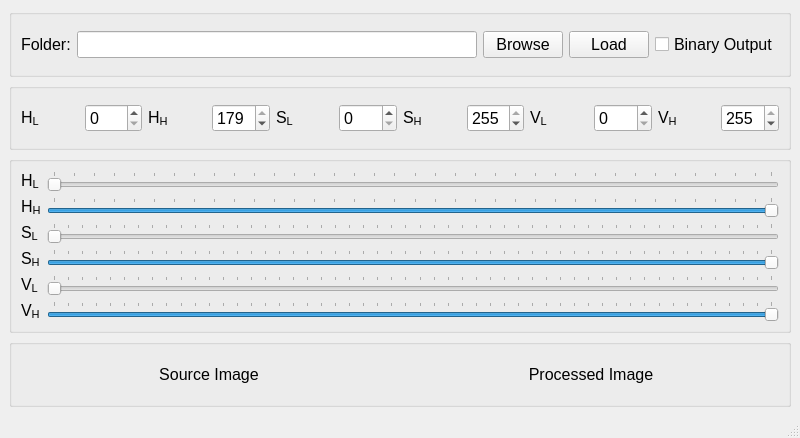
<?xml version="1.0" encoding="UTF-8"?>
<ui version="4.0">
 <class>MainWindow</class>
 <widget class="QMainWindow" name="MainWindow">
  <property name="geometry">
   <rect>
    <x>0</x>
    <y>0</y>
    <width>800</width>
    <height>438</height>
   </rect>
  </property>
  <property name="windowTitle">
   <string>HSV Range Finder</string>
  </property>
  <widget class="QWidget" name="centralwidget">
   <property name="font">
    <font>
     <pointsize>12</pointsize>
    </font>
   </property>
   <layout class="QVBoxLayout" name="verticalLayout_4">
    <item>
     <widget class="QGroupBox" name="groupBox_4">
      <property name="title">
       <string/>
      </property>
      <layout class="QHBoxLayout" name="horizontalLayout_2">
       <item>
        <widget class="QLabel" name="label_15">
         <property name="text">
          <string>Folder:</string>
         </property>
        </widget>
       </item>
       <item>
        <widget class="QLineEdit" name="lineEdit_folder_path"/>
       </item>
       <item>
        <widget class="QPushButton" name="pushButton_browse">
         <property name="text">
          <string>Browse</string>
         </property>
        </widget>
       </item>
       <item>
        <widget class="QPushButton" name="pushButton_load">
         <property name="text">
          <string>Load</string>
         </property>
        </widget>
       </item>
       <item>
        <widget class="QCheckBox" name="checkBox_binary_output">
         <property name="text">
          <string>Binary Output</string>
         </property>
        </widget>
       </item>
      </layout>
     </widget>
    </item>
    <item>
     <widget class="QGroupBox" name="groupBox">
      <property name="font">
       <font>
        <pointsize>12</pointsize>
       </font>
      </property>
      <property name="title">
       <string/>
      </property>
      <layout class="QGridLayout" name="gridLayout_3">
       <item row="0" column="5">
        <widget class="QSpinBox" name="spinBox_S_low">
         <property name="maximum">
          <number>255</number>
         </property>
        </widget>
       </item>
       <item row="0" column="6">
        <widget class="QLabel" name="label_10">
         <property name="text">
          <string>S&lt;sub&gt;H&lt;/sub&gt;</string>
         </property>
         <property name="buddy">
          <cstring>spinBox_S_high</cstring>
         </property>
        </widget>
       </item>
       <item row="0" column="11">
        <widget class="QSpinBox" name="spinBox_V_high">
         <property name="maximum">
          <number>255</number>
         </property>
         <property name="value">
          <number>255</number>
         </property>
        </widget>
       </item>
       <item row="0" column="3">
        <widget class="QSpinBox" name="spinBox_H_high">
         <property name="maximum">
          <number>179</number>
         </property>
         <property name="value">
          <number>179</number>
         </property>
        </widget>
       </item>
       <item row="0" column="1">
        <widget class="QSpinBox" name="spinBox_H_low">
         <property name="maximum">
          <number>179</number>
         </property>
        </widget>
       </item>
       <item row="0" column="7">
        <widget class="QSpinBox" name="spinBox_S_high">
         <property name="maximum">
          <number>255</number>
         </property>
         <property name="value">
          <number>255</number>
         </property>
        </widget>
       </item>
       <item row="0" column="9">
        <widget class="QSpinBox" name="spinBox_V_low">
         <property name="maximum">
          <number>255</number>
         </property>
        </widget>
       </item>
       <item row="0" column="2">
        <widget class="QLabel" name="label_8">
         <property name="text">
          <string>H&lt;sub&gt;H&lt;/sub&gt;</string>
         </property>
         <property name="buddy">
          <cstring>spinBox_H_high</cstring>
         </property>
        </widget>
       </item>
       <item row="0" column="0">
        <widget class="QLabel" name="label_7">
         <property name="text">
          <string>H&lt;sub&gt;L&lt;/sub&gt;</string>
         </property>
         <property name="buddy">
          <cstring>spinBox_H_low</cstring>
         </property>
        </widget>
       </item>
       <item row="0" column="8">
        <widget class="QLabel" name="label_11">
         <property name="text">
          <string>V&lt;sub&gt;L&lt;/sub&gt;</string>
         </property>
         <property name="buddy">
          <cstring>spinBox_V_low</cstring>
         </property>
        </widget>
       </item>
       <item row="0" column="4">
        <widget class="QLabel" name="label_9">
         <property name="text">
          <string>S&lt;sub&gt;L&lt;/sub&gt;</string>
         </property>
         <property name="buddy">
          <cstring>spinBox_S_low</cstring>
         </property>
        </widget>
       </item>
       <item row="0" column="10">
        <widget class="QLabel" name="label_12">
         <property name="text">
          <string>V&lt;sub&gt;H&lt;/sub&gt;</string>
         </property>
         <property name="buddy">
          <cstring>spinBox_V_high</cstring>
         </property>
        </widget>
       </item>
      </layout>
     </widget>
    </item>
    <item>
     <widget class="QGroupBox" name="groupBox_2">
      <property name="font">
       <font>
        <pointsize>12</pointsize>
       </font>
      </property>
      <property name="title">
       <string/>
      </property>
      <layout class="QGridLayout" name="gridLayout_4">
       <item row="2" column="1">
        <widget class="QSlider" name="horizontalSlider_S_low">
         <property name="maximum">
          <number>255</number>
         </property>
         <property name="orientation">
          <enum>Qt::Horizontal</enum>
         </property>
         <property name="tickPosition">
          <enum>QSlider::TicksAbove</enum>
         </property>
         <property name="tickInterval">
          <number>5</number>
         </property>
        </widget>
       </item>
       <item row="3" column="1">
        <widget class="QSlider" name="horizontalSlider_S_high">
         <property name="maximum">
          <number>255</number>
         </property>
         <property name="value">
          <number>255</number>
         </property>
         <property name="orientation">
          <enum>Qt::Horizontal</enum>
         </property>
         <property name="tickPosition">
          <enum>QSlider::TicksAbove</enum>
         </property>
         <property name="tickInterval">
          <number>5</number>
         </property>
        </widget>
       </item>
       <item row="5" column="1">
        <widget class="QSlider" name="horizontalSlider_V_high">
         <property name="maximum">
          <number>255</number>
         </property>
         <property name="value">
          <number>255</number>
         </property>
         <property name="orientation">
          <enum>Qt::Horizontal</enum>
         </property>
         <property name="tickPosition">
          <enum>QSlider::TicksAbove</enum>
         </property>
         <property name="tickInterval">
          <number>5</number>
         </property>
        </widget>
       </item>
       <item row="1" column="1">
        <widget class="QSlider" name="horizontalSlider_H_high">
         <property name="maximum">
          <number>179</number>
         </property>
         <property name="value">
          <number>179</number>
         </property>
         <property name="orientation">
          <enum>Qt::Horizontal</enum>
         </property>
         <property name="tickPosition">
          <enum>QSlider::TicksAbove</enum>
         </property>
         <property name="tickInterval">
          <number>5</number>
         </property>
        </widget>
       </item>
       <item row="4" column="1">
        <widget class="QSlider" name="horizontalSlider_V_low">
         <property name="maximum">
          <number>255</number>
         </property>
         <property name="orientation">
          <enum>Qt::Horizontal</enum>
         </property>
         <property name="tickPosition">
          <enum>QSlider::TicksAbove</enum>
         </property>
         <property name="tickInterval">
          <number>5</number>
         </property>
        </widget>
       </item>
       <item row="0" column="1">
        <widget class="QSlider" name="horizontalSlider_H_low">
         <property name="maximum">
          <number>179</number>
         </property>
         <property name="orientation">
          <enum>Qt::Horizontal</enum>
         </property>
         <property name="tickPosition">
          <enum>QSlider::TicksAbove</enum>
         </property>
         <property name="tickInterval">
          <number>5</number>
         </property>
        </widget>
       </item>
       <item row="0" column="0">
        <widget class="QLabel" name="label">
         <property name="text">
          <string>H&lt;sub&gt;L&lt;/sub&gt;</string>
         </property>
         <property name="buddy">
          <cstring>horizontalSlider_H_low</cstring>
         </property>
        </widget>
       </item>
       <item row="1" column="0">
        <widget class="QLabel" name="label_2">
         <property name="text">
          <string>H&lt;sub&gt;H&lt;/sub&gt;</string>
         </property>
         <property name="buddy">
          <cstring>horizontalSlider_H_high</cstring>
         </property>
        </widget>
       </item>
       <item row="2" column="0">
        <widget class="QLabel" name="label_3">
         <property name="text">
          <string>S&lt;sub&gt;L&lt;/sub&gt;</string>
         </property>
         <property name="buddy">
          <cstring>horizontalSlider_S_low</cstring>
         </property>
        </widget>
       </item>
       <item row="3" column="0">
        <widget class="QLabel" name="label_4">
         <property name="text">
          <string>S&lt;sub&gt;H&lt;/sub&gt;</string>
         </property>
         <property name="buddy">
          <cstring>horizontalSlider_S_high</cstring>
         </property>
        </widget>
       </item>
       <item row="4" column="0">
        <widget class="QLabel" name="label_5">
         <property name="text">
          <string>V&lt;sub&gt;L&lt;/sub&gt;</string>
         </property>
         <property name="buddy">
          <cstring>horizontalSlider_V_low</cstring>
         </property>
        </widget>
       </item>
       <item row="5" column="0">
        <widget class="QLabel" name="label_6">
         <property name="text">
          <string>V&lt;sub&gt;H&lt;/sub&gt;</string>
         </property>
         <property name="buddy">
          <cstring>horizontalSlider_V_high</cstring>
         </property>
        </widget>
       </item>
      </layout>
     </widget>
    </item>
    <item>
     <widget class="QGroupBox" name="groupBox_3">
      <property name="title">
       <string/>
      </property>
      <layout class="QHBoxLayout" name="horizontalLayout">
       <item>
        <widget class="QLabel" name="label_source_image">
         <property name="text">
          <string>Source Image</string>
         </property>
         <property name="alignment">
          <set>Qt::AlignCenter</set>
         </property>
        </widget>
       </item>
       <item>
        <widget class="QLabel" name="label_processed_image">
         <property name="text">
          <string>Processed Image</string>
         </property>
         <property name="alignment">
          <set>Qt::AlignCenter</set>
         </property>
        </widget>
       </item>
      </layout>
     </widget>
    </item>
   </layout>
  </widget>
  <widget class="QStatusBar" name="statusbar"/>
 </widget>
 <resources/>
 <connections/>
</ui>
